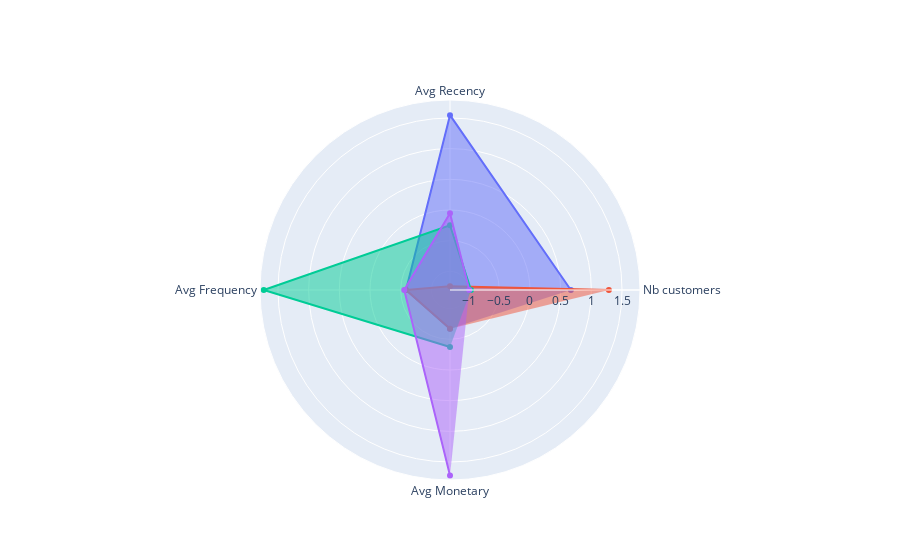

Notebook code for this chart:
### Code cell
display_radar_normalized(avg_cluster, list_cluster)

### Figure 1 — Plotly figure (JSON) as saved in the notebook; plotly's stock layout.template omitted (floating-point values rounded to 4 significant figures)
{"data": [{"fill": "toself", "name": "Cluster 0", "r": [0.666, 1.546, -0.5871, -0.6717], "theta": ["Nb customers", "Avg Recency", "Avg Frequency", "Avg Monetary"], "type": "scatterpolar"}, {"fill": "toself", "name": "Cluster 1", "r": [1.285, -1.243, -0.5871, -0.6738], "theta": ["Nb customers", "Avg Recency", "Avg Frequency", "Avg Monetary"], "type": "scatterpolar"}, {"fill": "toself", "name": "Cluster 2", "r": [-0.9617, -0.2492, 1.732, -0.3735], "theta": ["Nb customers", "Avg Recency", "Avg Frequency", "Avg Monetary"], "type": "scatterpolar"}, {"fill": "toself", "name": "Cluster 3", "r": [-0.9897, -0.05451, -0.5578, 1.719], "theta": ["Nb customers", "Avg Recency", "Avg Frequency", "Avg Monetary"], "type": "scatterpolar"}], "layout": {"polar": {"radialaxis": {"visible": true}}, "showlegend": false}}
